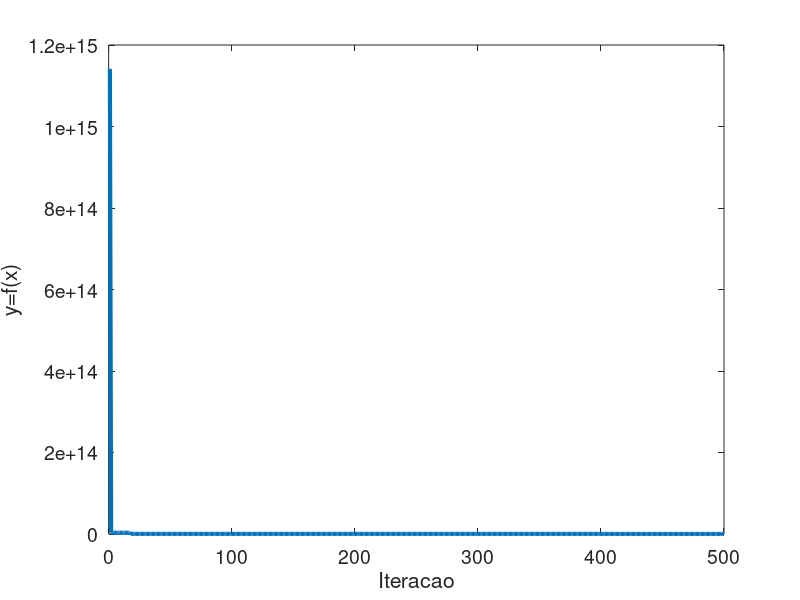
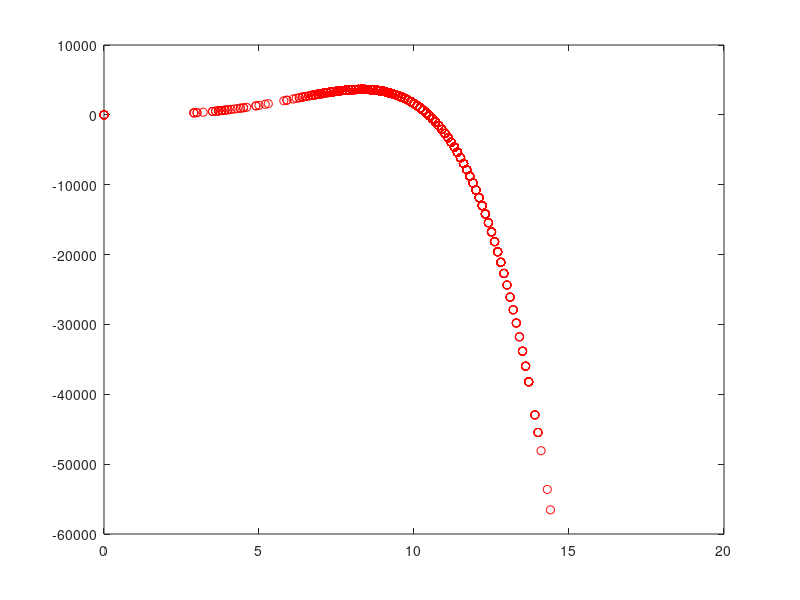

The MATLAB source for these figures, in order:
% Implementacao do algoritmo de busca aleatoria GLOBAL (GRS, global random search)
% para encontrar o maximo/minimo de funcoes de 1 variavel
%       f(x) = x^2,   0 < x < 31;
%       f(x) = x*sin(10*pi*x)+1,  -1 < x < 2.
%
% Autor: Guilherme A. Barreto
% Data: 29/11/2017

%clear; clc; close all;

pkg load statistics
load aerogerador.dat
v=aerogerador(:,1);
P=aerogerador(:,2);

%%% Parametros do GRS
Ng=500;   % Numero de iteracoes

% funcao=2;  % Escolhe funcao-objetivo

% Escolhe limites do dominio de x
% if funcao==1,
% 	limites=[0 31];   % Limites do intervalo para funcao: F=x^2
% else    limites=[-1 2];   % Limites do intervalo de busca para funcao: F=x*sin(10*pi*x)+1;
% end

%%%%%%%%%%% Grafico da funcao a ser otimizada
% x=limites(1):0.01:limites(2);  % Dominio de x discretizado em incrementos de 0.1
% f_opt=func_objetivo1D(x,funcao);  % Avalia solucao inicial
%figure; plot(x,f_opt,'k-');
%hold on
%%%%%%%%%%%

limites=[-6 10];
k = 5;
x_best=(unifrnd(limites(1), limites(2), 1, k+1)); 	% Gera solucao inicial dentro do intervalo permitido
% B=polyfit(v, P, k_best);
ypred = polyval(x_best, v);  % Avalia solucao candidata
y = P;
erro = y - ypred;
SEQ = sum(erro.^2);

Fbest=SEQ;

% Fbest=func_objetivo1D(x_best,funcao);  % Avalia solucao inicial

cands = [];

pause(2);
%%% Roda GRS por Ng geracoes
for t=1:Ng,
    iteracao=t;

    x_cand=(unifrnd(limites(1), limites(2), 1, k+1));
    cands = [cands; x_cand];
    ypred = polyval(x_cand, v);
    erro = y - ypred;
    SEQ = sum(erro.^2); % Gera solucao candidata

    Fcand=SEQ;

    % Avalia solucao candidata
    if Fcand<Fbest,	% Se x_cand produz melhor resultado que x_best
        x_best=x_cand;  % x_cand vira "melhor solucao ate o momento"
        Fbest=Fcand;
    end

    % plot(x_best,Fbest,'ro');  %%% Plota melhor solucao (solucoes intermediarias)

    aptidao(t)=Fbest;

end

x_best, Fbest

%plot(x_best,Fbest,'b^');  %%% Plota melhor solucao
%hold off

figure; plot(aptidao,'linewidth',3);
xlabel('Iteracao'); ylabel('y=f(x)');
set(gca, "fontsize", 14);

figure;
plot(v,polyval(x_best, v),'ro');  %%% Plota solucao final


ypred = polyval(x_best, v);

erro=y-ypred;
SEQ = sum(erro.^2);

ymed=mean(y);
Syy=sum((y-ymed).^2);

R2 = 1 - (SEQ/Syy);
disp("R2 is: "); disp(R2);

SEQdiv = SEQ/(length(v) - (k+1));
Syydiv = Syy/(length(v) - 1);
R2adj = 1 - (SEQdiv/Syydiv);
disp("R2adj is: "); disp(R2adj);

AIC = (length(v)*log(SEQ))+2*k;
disp("AIC is: "); disp(AIC);
